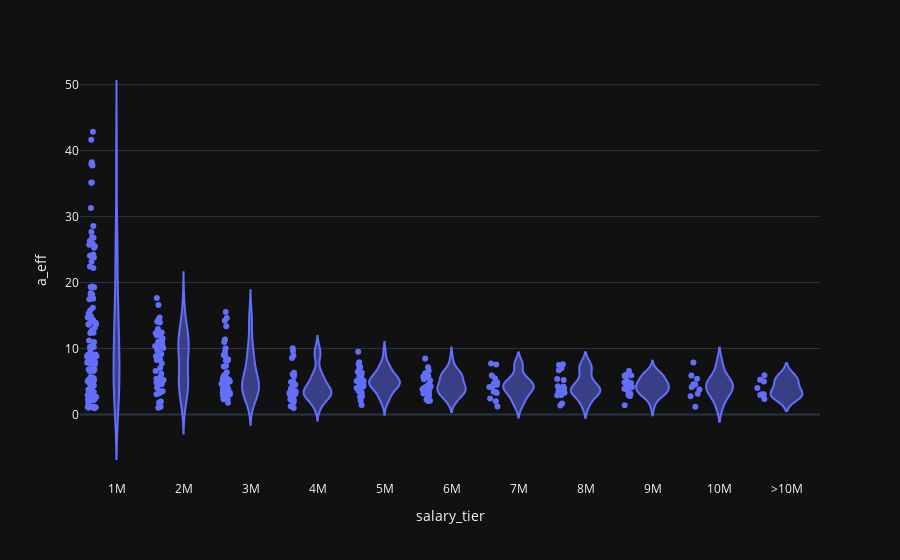

The notebook cell this image was saved under:
### Code cell
fig = px.violin(
    df,
    x="salary_tier",
    y="a_eff",
    points="all",
    hover_name="playerName"
)
fig.show()

### Figure 1 — Plotly figure (JSON) as saved in the notebook; plotly's stock layout.template omitted (floating-point values rounded to 4 significant figures; data arrays with more than 128 entries replaced by an {"elided": "..."} marker saying what was removed)
{"data": [{"alignmentgroup": "True", "box": {"visible": false}, "hovertemplate": "<b>%{hovertext}</b><br><br>salary_tier=%{x}<br>a_eff=%{y}<extra></extra>", "hovertext": {"elided": "389 str values"}, "legendgroup": "", "marker": {"color": "#636efa"}, "name": "", "offsetgroup": "", "orientation": "v", "points": "all", "scalegroup": "True", "showlegend": false, "type": "violin", "x": {"elided": "389 str values"}, "x0": " ", "xaxis": "x", "y": {"elided": "389 float values"}, "y0": " ", "yaxis": "y"}], "layout": {"legend": {"tracegroupgap": 0}, "margin": {"t": 60}, "violinmode": "group", "xaxis": {"anchor": "y", "domain": [0, 1], "title": {"text": "salary_tier"}}, "yaxis": {"anchor": "x", "domain": [0, 1], "title": {"text": "a_eff"}}}}
